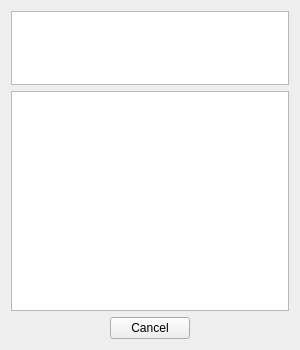
<?xml version="1.0" encoding="UTF-8"?>
<ui version="4.0">
 <class>Jabber::JMoodChooserWindow</class>
 <widget class="QWidget" name="Jabber::JMoodChooserWindow">
  <property name="geometry">
   <rect>
    <x>0</x>
    <y>0</y>
    <width>300</width>
    <height>350</height>
   </rect>
  </property>
  <property name="windowTitle">
   <string>Form</string>
  </property>
  <layout class="QVBoxLayout" name="verticalLayout">
   <item>
    <widget class="QPlainTextEdit" name="textEdit">
     <property name="sizePolicy">
      <sizepolicy hsizetype="Expanding" vsizetype="Expanding">
       <horstretch>0</horstretch>
       <verstretch>1</verstretch>
      </sizepolicy>
     </property>
    </widget>
   </item>
   <item>
    <widget class="QListWidget" name="moodsWidget">
     <property name="sizePolicy">
      <sizepolicy hsizetype="Expanding" vsizetype="Expanding">
       <horstretch>0</horstretch>
       <verstretch>3</verstretch>
      </sizepolicy>
     </property>
     <property name="iconSize">
      <size>
       <width>32</width>
       <height>32</height>
      </size>
     </property>
    </widget>
   </item>
   <item>
    <widget class="QDialogButtonBox" name="buttonBox">
     <property name="standardButtons">
      <set>QDialogButtonBox::Cancel</set>
     </property>
     <property name="centerButtons">
      <bool>true</bool>
     </property>
    </widget>
   </item>
  </layout>
 </widget>
 <resources/>
 <connections/>
</ui>
